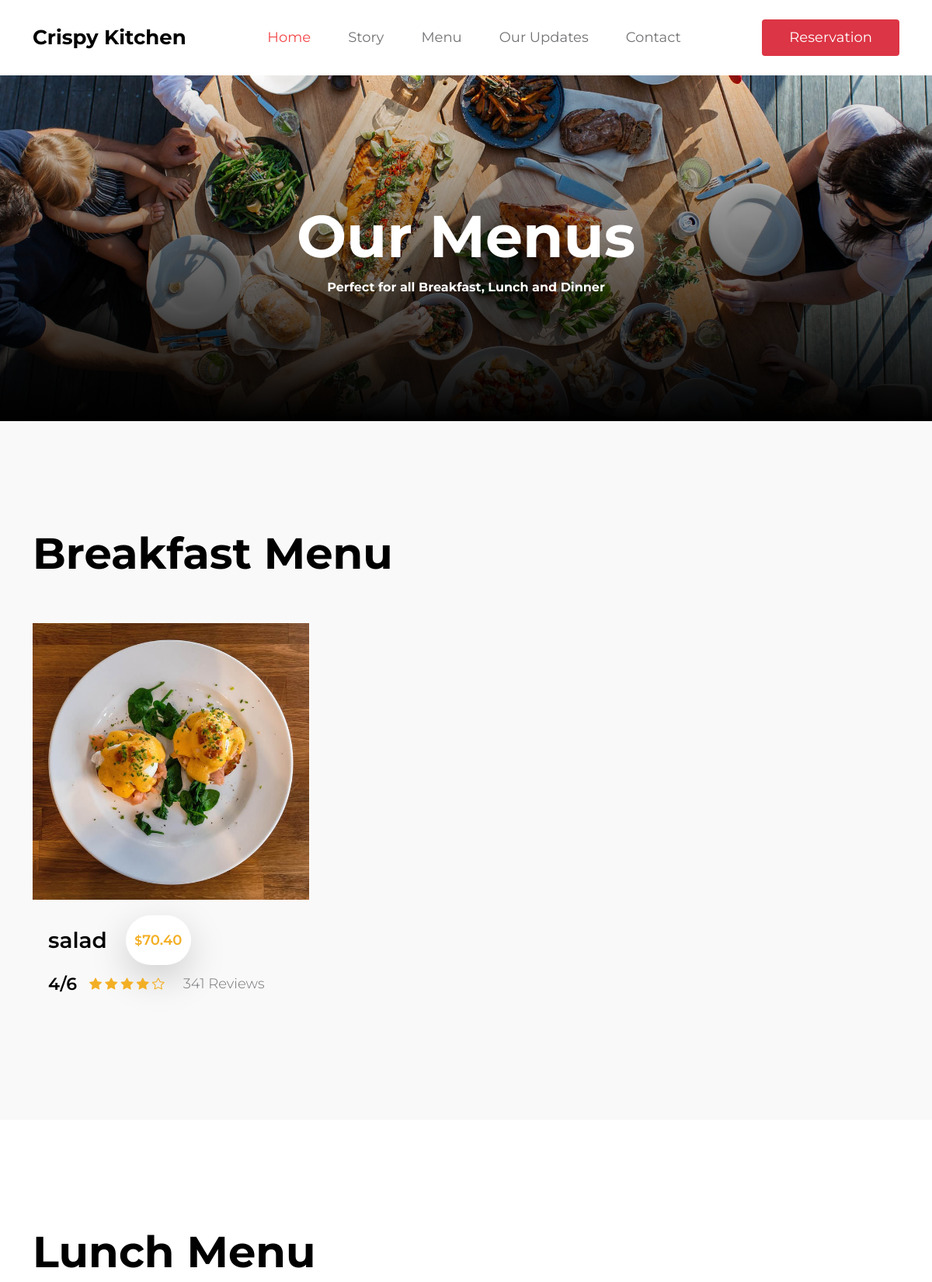
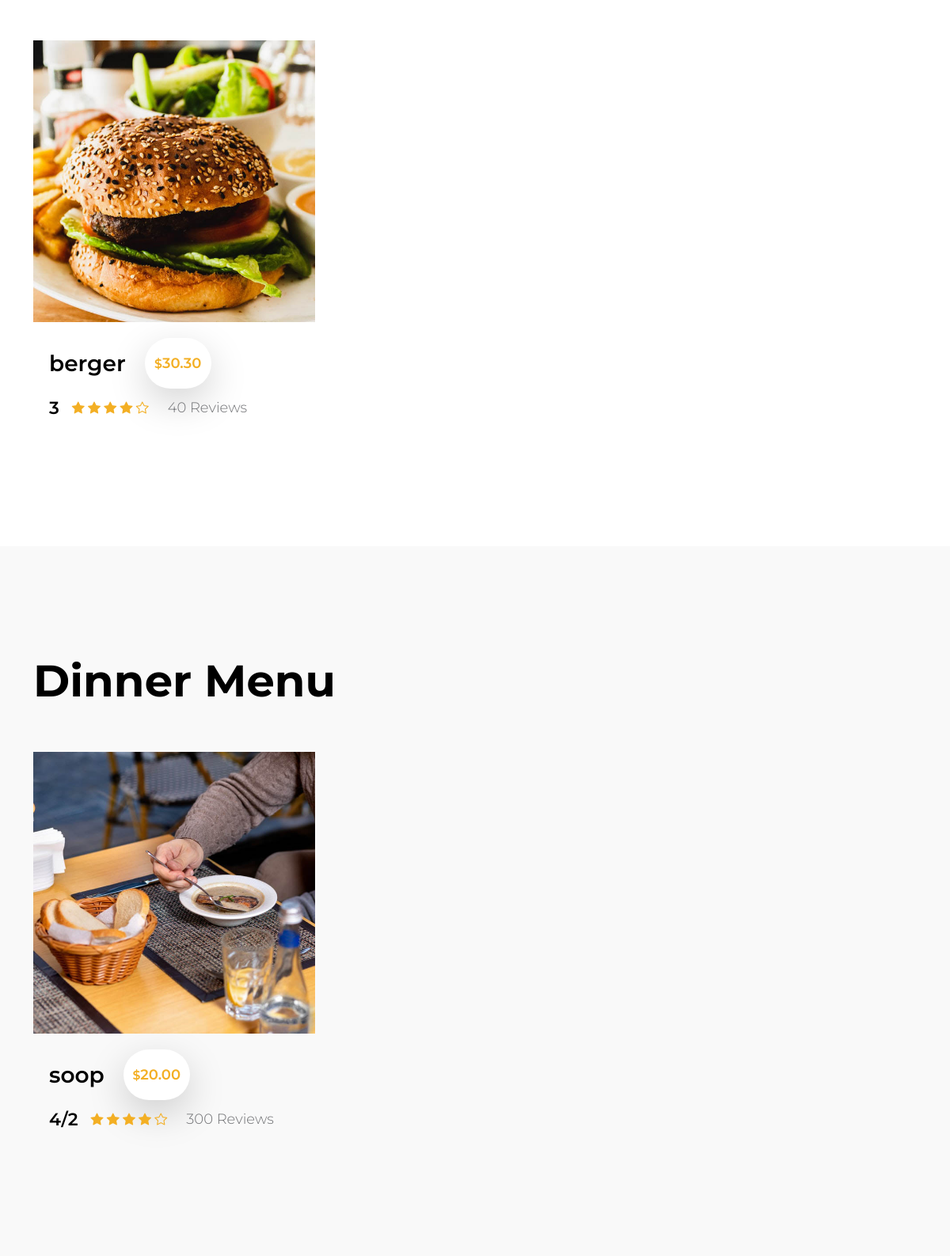
The app's page /menu/ (upper part) with its own data (2 pictures, top to bottom).
### menu/models.py (models this page shows, shortened)
class Menu(models.Model):
    name = models.CharField(max_length=100)
    original_price = models.DecimalField(max_digits=10, decimal_places=2)
    discount_price = models.DecimalField(max_digits=10, decimal_places=2, null=True, blank=True)
    views = models.IntegerField()
    score = models.CharField(max_length=4)
    category = models.ForeignKey(Category, on_delete=models.CASCADE)
    image = models.ImageField(upload_to='menu/')

### menu/views.py (the view)
# urls.py: path('menu/', views.MenuView.as_view(), name='home'),
class MenuView(ListView):
    model = Menu
    template_name = 'menu/menu.html'
    context_object_name = 'food'

### menu/templates/menu/menu.html
{% extends 'base.html' %}
{% load static %}
{% block main %}
    <main>
        <header class="site-header site-menu-header">
            <div class="container">
                <div class="row">
                    <div class="col-lg-10 col-12 mx-auto">
                        <h1 class="text-white">Our Menus</h1>
                        <strong class="text-white">Perfect for all Breakfast, Lunch and Dinner</strong>
                    </div>
                </div>
            </div>
            <div class="overlay"></div>
        </header>
        <section class="menu section-padding">
            <div class="container">
                <div class="row">
                    <div class="col-12">
                        <h2 class="mb-lg-5 mb-4">Breakfast Menu</h2>
                    </div>
                    {% for item in food %}
                        {% if item.category.name == 'breakfast' %}
                            <div class="col-lg-4 col-md-6 col-12">
                                <div class="menu-thumb">
                                    <img src="{{ item.image.url }}"
                                         class="img-fluid menu-image" alt="image food">
                                    <div class="menu-info d-flex flex-wrap align-items-center">
                                        <h4 class="mb-0">{{ item.name }}</h4>
                                        {% if item.original_price %}
                                            <span class="price-tag bg-white shadow-lg ms-4"><small>$</small>{{ item.original_price }}</span>
                                        {% elif item.discount_price %}
                                            <span class="price-tag bg-white shadow-lg ms-4"><small>$</small>{{ item.original_price }}</span>
                                            <del class="ms-4"><small>$</small>{{ item.discount_price }}</del>
                                        {% endif %}
                                        <div class="d-flex flex-wrap align-items-center w-100 mt-2">
                                            <h6 class="reviews-text mb-0 me-3">{{ item.score }}</h6>
                                            <div class="reviews-stars">
                                                <i class="bi-star-fill reviews-icon"></i>
                                                <i class="bi-star-fill reviews-icon"></i>
                                                <i class="bi-star-fill reviews-icon"></i>
                                                <i class="bi-star-fill reviews-icon"></i>
                                                <i class="bi-star reviews-icon"></i>
                                            </div>
                                            <p class="reviews-text mb-0 ms-4">{{ item.views }} Reviews</p>
                                        </div>
                                    </div>
                                </div>
                            </div>
                        {% endif %}
                    {% endfor %}
                </div>
            </div>
        </section>
        <section class="menu section-padding bg-white">
            <div class="container">
                <div class="row">
                    <div class="col-12">
                        <h2 class="mb-lg-5 mb-4">Lunch Menu</h2>
                    </div>
                    {% for item in food %}
                        {% if item.category.name == 'lunch' %}
                            <div class="col-lg-4 col-md-6 col-12">
                                <div class="menu-thumb">
                                    <img src="{{ item.image.url }}"
                                         class="img-fluid menu-image" alt="image food">
                                    <div class="menu-info d-flex flex-wrap align-items-center">
                                        <h4 class="mb-0">{{ item.name }}</h4>
                                        {% if item.original_price %}
                                            <span class="price-tag bg-white shadow-lg ms-4"><small>$</small>{{ item.original_price }}</span>
                                        {% elif item.discount_price %}
                                            <span class="price-tag bg-white shadow-lg ms-4"><small>$</small>{{ item.original_price }}</span>
                                            <del class="ms-4"><small>$</small>{{ item.discount_price }}</del>
                                        {% endif %}
                                        <div class="d-flex flex-wrap align-items-center w-100 mt-2">
                                            <h6 class="reviews-text mb-0 me-3">{{ item.score }}</h6>
                                            <div class="reviews-stars">
                                                <i class="bi-star-fill reviews-icon"></i>
                                                <i class="bi-star-fill reviews-icon"></i>
                                                <i class="bi-star-fill reviews-icon"></i>
                                                <i class="bi-star-fill reviews-icon"></i>
                                                <i class="bi-star reviews-icon"></i>
                                            </div>
                                            <p class="reviews-text mb-0 ms-4">{{ item.views }} Reviews</p>
                                        </div>
                                    </div>
                                </div>
                            </div>
                        {% endif %}
                    {% endfor %}
                </div>
            </div>
        </section>
        <section class="menu section-padding">
            <div class="container">
                <div class="row">
                    <div class="col-12">
                        <h2 class="mb-lg-5 mb-4">Dinner Menu</h2>
                    </div>
                    {% for item in food %}
                        {% if item.category.name == 'dinner' %}
                            <div class="col-lg-4 col-md-6 col-12">
                                <div class="menu-thumb">
                                    <img src="{{ item.image.url }}"
                                         class="img-fluid menu-image" alt="image food">
                                    <div class="menu-info d-flex flex-wrap align-items-center">
                                        <h4 class="mb-0">{{ item.name }}</h4>
                                        {% if item.original_price %}
                                            <span class="price-tag bg-white shadow-lg ms-4"><small>$</small>{{ item.original_price }}</span>
                                        {% elif item.discount_price %}
                                            <span class="price-tag bg-white shadow-lg ms-4"><small>$</small>{{ item.original_price }}</span>
                                            <del class="ms-4"><small>$</small>{{ item.discount_price }}</del>
                                        {% endif %}
                                        <div class="d-flex flex-wrap align-items-center w-100 mt-2">
                                            <h6 class="reviews-text mb-0 me-3">{{ item.score }}</h6>
                                            <div class="reviews-stars">
                                                <i class="bi-star-fill reviews-icon"></i>
                                                <i class="bi-star-fill reviews-icon"></i>
                                                <i class="bi-star-fill reviews-icon"></i>
                                                <i class="bi-star-fill reviews-icon"></i>
                                                <i class="bi-star reviews-icon"></i>
                                            </div>
                                            <p class="reviews-text mb-0 ms-4">{{ item.views }} Reviews</p>
                                        </div>
                                    </div>
                                </div>
                            </div>
                        {% endif %}
                    {% endfor %}
                </div>
            </div>
        </section>
    </main>
{% endblock %}

### static/css/tooplate-crispy-kitchen.css (style rules this page uses)
:root { --white-color: #FFFFFF; --primary-color: #f44749; --secondary-color: #f3af24; --section-bg-color: #F9F9F9; --dark-color: #000000; --title-color: #565758; --news-title-color: #292828; --p-color: #717275; --border-color: #eaeaea; --border-radius-default: .25rem; --body-font-family: 'Montserrat', sans-serif; --h1-font-size: 76px; --h2-font-size: 56px; --h3-font-size: 42px; --h4-font-size: 28px; --h5-font-size: 26px; --h6-font-size: 22px; --p-font-size: 18px; --menu-font-size: 18px; --category-font-size: 14px; --font-weight-light: 300; --font-weight-normal: 400; --font-weight-semibold: 600; --font-weight-bold: 700; }
body { background: var(--white-color); font-family: var(--body-font-family); position: relative; }
h2, h3, h4, h5, h6 { color: var(--dark-color); line-height: inherit; }
h1, h2, h3, h4, h5, h6 { font-weight: var(--font-weight-semibold); }
h1, h2 { font-weight: var(--font-weight-bold); }
h1 { font-size: var(--h1-font-size); line-height: normal; }
h2 { font-size: var(--h2-font-size); }
h4 { font-size: var(--h4-font-size); }
h6 { font-size: var(--h6-font-size); }
p, .list .list-item { color: var(--p-color); font-size: var(--p-font-size); font-weight: var(--font-weight-light); }
.section-padding { padding-top: 8rem; padding-bottom: 8rem; }
b, strong { font-weight: var(--font-weight-bold); }
.site-header { background-repeat: no-repeat; background-position: center; background-size: cover; padding-top: 10rem; padding-bottom: 10rem; text-align: center; position: relative; }
.site-header .container { position: relative; z-index: 2; }
.site-menu-header { background-image: url('../images/header/luisa-brimble-aFzg83dvnAI-unsplash.jpg'); }
.overlay { background: linear-gradient(to top, var(--dark-color), transparent 100%); position: absolute; top: 0; right: 0; bottom: 0; left: 0; }
.price-tag { background: var(--white-color); border-radius: 100px; color: var(--secondary-color); font-size: var(--menu-font-size); font-weight: var(--font-weight-semibold); display: inline-block; width: 84px; height: 64px; line-height: 64px; text-align: center; }
.reviews-icon { color: var(--secondary-color); }
.menu, .about, .news, .related-news, .newsletter, .comments { background: var(--section-bg-color); }
.menu-thumb { position: relative; overflow: hidden; }
.menu-info { padding: 20px 20px 30px 20px; }
.menu-image { display: block; }

### records on screen
Menu: image (picture), name "salad", original_price "70.40", score "4/6", views "341"
Menu: image (picture), name "berger", original_price "30.30", score "3", views "40"
Menu: image (picture), name "soop", original_price "20.00", score "4/2", views "300"
